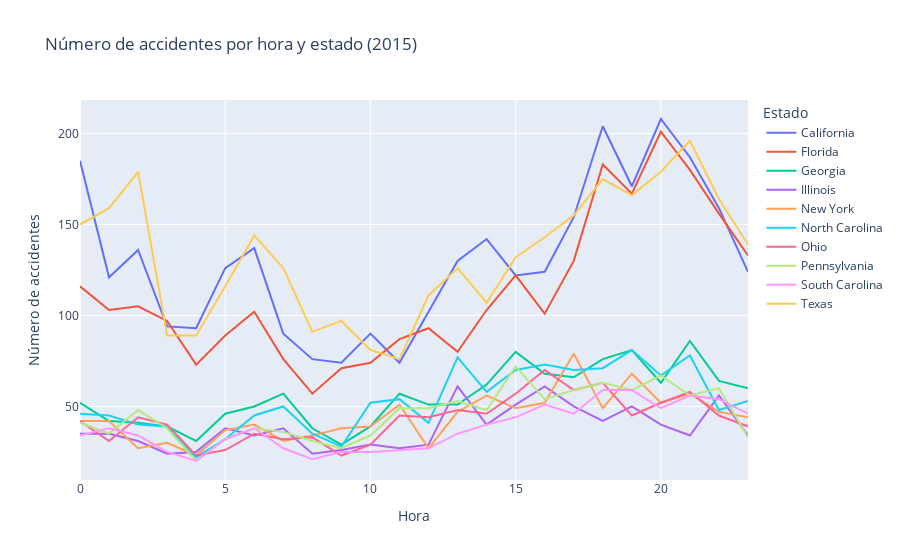

This figure's notebook cell:
### Code cell
import plotly.graph_objs as go
from google.cloud import bigquery
client = bigquery.Client(project='poto-382221')
query = """
SELECT
    state_name,
    EXTRACT(HOUR FROM timestamp_of_crash) AS hour,
    COUNT(*) AS num_accidents
FROM `bigquery-public-data.nhtsa_traffic_fatalities.accident_2015`
WHERE state_name IN (
    SELECT state_name
    FROM (
        SELECT 
            state_name,
            SUM(number_of_fatalities) AS total_fatalities
        FROM `bigquery-public-data.nhtsa_traffic_fatalities.accident_2015`
        GROUP BY state_name
        ORDER BY total_fatalities DESC
        LIMIT 10
    )
)
GROUP BY state_name, hour
ORDER BY state_name, hour
"""

# Ejecutar la consulta
query_job = client.query(query)
results = query_job.result()

# Convertir los resultados a un dataframe de Pandas
results_df = results.to_dataframe()

# Crear un gráfico de líneas para cada estado
fig = go.Figure()

for state in results_df['state_name'].unique():
    state_data = results_df[results_df['state_name'] == state]
    fig.add_trace(go.Scatter(x=state_data['hour'], y=state_data['num_accidents'], name=state))

# Configurar la leyenda, los títulos y las etiquetas de los ejes
fig.update_layout(
    title='Número de accidentes por hora y estado (2015)',
    xaxis_title='Hora',
    yaxis_title='Número de accidentes',
    legend_title='Estado',
)

# Mostrar el gráfico
fig.show()

### Figure 1 — Plotly figure (JSON) as saved in the notebook; plotly's stock layout.template omitted (floating-point values rounded to 4 significant figures)
{"data": [{"name": "California", "type": "scatter", "x": [0, 1, 2, 3, 4, 5, 6, 7, 8, 9, 10, 11, 12, 13, 14, 15, 16, 17, 18, 19, 20, 21, 22, 23], "y": [185, 121, 136, 94, 93, 126, 137, 90, 76, 74, 90, 74, 102, 130, 142, 122, 124, 154, 204, 171, 208, 187, 159, 124]}, {"name": "Florida", "type": "scatter", "x": [0, 1, 2, 3, 4, 5, 6, 7, 8, 9, 10, 11, 12, 13, 14, 15, 16, 17, 18, 19, 20, 21, 22, 23], "y": [116, 103, 105, 97, 73, 89, 102, 76, 57, 71, 74, 87, 93, 80, 103, 122, 101, 130, 183, 167, 201, 180, 156, 133]}, {"name": "Georgia", "type": "scatter", "x": [0, 1, 2, 3, 4, 5, 6, 7, 8, 9, 10, 11, 12, 13, 14, 15, 16, 17, 18, 19, 20, 21, 22, 23], "y": [52, 42, 41, 39, 31, 46, 50, 57, 38, 29, 39, 57, 51, 51, 62, 80, 68, 66, 76, 81, 63, 86, 64, 60]}, {"name": "Illinois", "type": "scatter", "x": [0, 1, 2, 3, 4, 5, 6, 7, 8, 9, 10, 11, 12, 13, 14, 15, 16, 17, 18, 19, 20, 21, 22, 23], "y": [35, 35, 31, 24, 25, 38, 34, 38, 24, 26, 29, 27, 29, 61, 40, 51, 61, 50, 42, 50, 40, 34, 56, 34]}, {"name": "New York", "type": "scatter", "x": [0, 1, 2, 3, 4, 5, 6, 7, 8, 9, 10, 11, 12, 13, 14, 15, 16, 17, 18, 19, 20, 21, 22, 23], "y": [42, 42, 27, 30, 23, 37, 40, 31, 34, 38, 39, 51, 27, 47, 56, 49, 52, 79, 49, 68, 52, 57, 47, 44]}, {"name": "North Carolina", "type": "scatter", "x": [0, 1, 2, 3, 4, 5, 6, 7, 8, 9, 10, 11, 12, 13, 14, 15, 16, 17, 18, 19, 20, 21, 22, 23], "y": [46, 45, 40, 39, 22, 32, 45, 50, 35, 28, 52, 54, 41, 77, 58, 70, 73, 70, 71, 81, 67, 78, 48, 53]}, {"name": "Ohio", "type": "scatter", "x": [0, 1, 2, 3, 4, 5, 6, 7, 8, 9, 10, 11, 12, 13, 14, 15, 16, 17, 18, 19, 20, 21, 22, 23], "y": [42, 31, 44, 40, 23, 26, 35, 32, 33, 23, 29, 45, 44, 48, 46, 57, 70, 59, 63, 45, 52, 58, 45, 39]}, {"name": "Pennsylvania", "type": "scatter", "x": [0, 1, 2, 3, 4, 5, 6, 7, 8, 9, 10, 11, 12, 13, 14, 15, 16, 17, 18, 19, 20, 21, 22, 23], "y": [41, 35, 48, 38, 20, 32, 38, 36, 31, 27, 34, 49, 49, 53, 48, 72, 54, 59, 63, 59, 67, 56, 60, 33]}, {"name": "South Carolina", "type": "scatter", "x": [0, 1, 2, 3, 4, 5, 6, 7, 8, 9, 10, 11, 12, 13, 14, 15, 16, 17, 18, 19, 20, 21, 22, 23], "y": [34, 38, 34, 25, 20, 32, 38, 27, 21, 25, 25, 26, 27, 35, 40, 44, 51, 46, 59, 59, 49, 56, 54, 46]}, {"name": "Texas", "type": "scatter", "x": [0, 1, 2, 3, 4, 5, 6, 7, 8, 9, 10, 11, 12, 13, 14, 15, 16, 17, 18, 19, 20, 21, 22, 23], "y": [150, 159, 179, 89, 89, 116, 144, 126, 91, 97, 81, 76, 111, 126, 107, 132, 143, 155, 175, 166, 179, 196, 164, 139]}], "layout": {"legend": {"title": {"text": "Estado"}}, "title": {"text": "Número de accidentes por hora y estado (2015)"}, "xaxis": {"title": {"text": "Hora"}}, "yaxis": {"title": {"text": "Número de accidentes"}}}}
